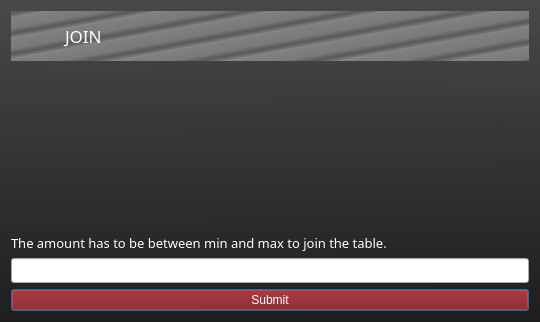
<?xml version="1.0" encoding="UTF-8"?>
<ui version="4.0">
 <class>Dialog</class>
 <widget class="QDialog" name="Dialog">
  <property name="geometry">
   <rect>
    <x>0</x>
    <y>0</y>
    <width>540</width>
    <height>322</height>
   </rect>
  </property>
  <property name="windowTitle">
   <string>Torpoker</string>
  </property>
  <property name="styleSheet">
   <string notr="true">#Dialog{
background-color: qlineargradient(spread:pad, x1:0.489, y1:0.0113636, x2:0.506, y2:1, stop:0 rgba(72, 72, 72, 255), stop:1 rgba(30, 30, 30, 255));
}</string>
  </property>
  <layout class="QVBoxLayout" name="verticalLayout">
   <item>
    <widget class="QLabel" name="label_2">
     <property name="minimumSize">
      <size>
       <width>0</width>
       <height>50</height>
      </size>
     </property>
     <property name="maximumSize">
      <size>
       <width>16777215</width>
       <height>50</height>
      </size>
     </property>
     <property name="font">
      <font>
       <family>Montserrat</family>
       <pointsize>13</pointsize>
      </font>
     </property>
     <property name="styleSheet">
      <string notr="true">background-color: qlineargradient(spread:repeat, x1:0.83, y1:0.637045, x2:1, y2:0.727, stop:0 rgba(128, 128, 128, 255), stop:0.482955 rgba(122, 122, 122, 255), stop:0.738636 rgba(90, 90, 90, 237), stop:0.948864 rgba(129, 129, 129, 232), stop:0.954545 rgba(135, 135, 135, 255));
padding-left: 50px;
color: white;</string>
     </property>
     <property name="text">
      <string>JOIN</string>
     </property>
    </widget>
   </item>
   <item>
    <spacer name="verticalSpacer">
     <property name="orientation">
      <enum>Qt::Vertical</enum>
     </property>
     <property name="sizeType">
      <enum>QSizePolicy::Expanding</enum>
     </property>
     <property name="sizeHint" stdset="0">
      <size>
       <width>20</width>
       <height>40</height>
      </size>
     </property>
    </spacer>
   </item>
   <item>
    <widget class="QLabel" name="label">
     <property name="maximumSize">
      <size>
       <width>16777215</width>
       <height>40</height>
      </size>
     </property>
     <property name="font">
      <font>
       <family>Montserrat</family>
       <pointsize>10</pointsize>
       <weight>50</weight>
       <bold>false</bold>
      </font>
     </property>
     <property name="styleSheet">
      <string notr="true">color: white;</string>
     </property>
     <property name="text">
      <string>The amount has to be between min and max to join the table.</string>
     </property>
     <property name="wordWrap">
      <bool>true</bool>
     </property>
    </widget>
   </item>
   <item>
    <widget class="QLineEdit" name="lineEdit_btc_amt">
     <property name="font">
      <font>
       <family>Montserrat</family>
       <pointsize>9</pointsize>
      </font>
     </property>
     <property name="inputMethodHints">
      <set>Qt::ImhDigitsOnly</set>
     </property>
     <property name="inputMask">
      <string/>
     </property>
     <property name="text">
      <string/>
     </property>
     <property name="maxLength">
      <number>32767</number>
     </property>
    </widget>
   </item>
   <item>
    <widget class="QPushButton" name="pushButton_submit">
     <property name="styleSheet">
      <string notr="true">color: white;
background-color: maroon;
font: 10pt &quot;Montserrat&quot;;</string>
     </property>
     <property name="text">
      <string>Submit</string>
     </property>
    </widget>
   </item>
  </layout>
 </widget>
 <resources/>
 <connections/>
</ui>
